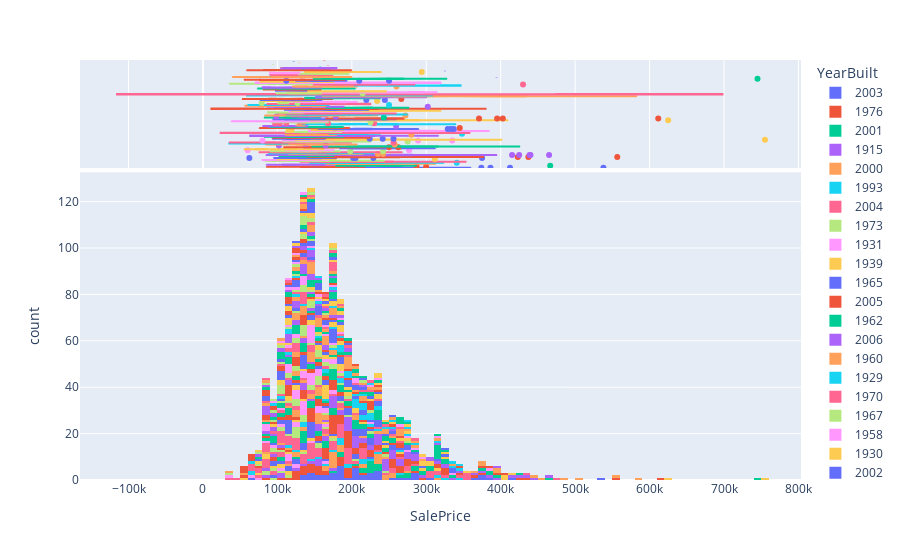

This figure's notebook cell:
### Code cell
import plotly.express as px
fig = px.histogram(copy_train, x='SalePrice',color='YearBuilt',marginal="box") # Whether Price depends upon Street
fig.show()
